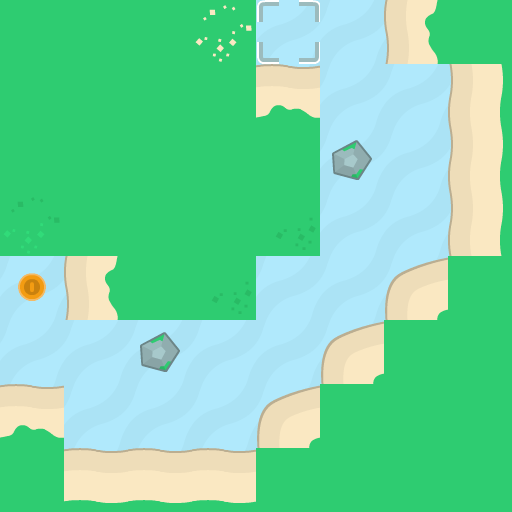

Below is a game level as drawn by its tile map, then a one-line description and the .tmx file that defines it, in full:
An orthogonal 8x8 tile map with 64x64 px tiles, 3 tile layers (background, walls, objects).

<map version="1.10" tiledversion="1.11.2" orientation="orthogonal" renderorder="right-down" width="8" height="8" tilewidth="64" tileheight="64" infinite="0" nextlayerid="5" nextobjectid="1">
 <properties>
  <property name="character_bottom" value="[[16,0]]" />
  <property name="character_left" value="[[16,3]]" />
  <property name="character_right" value="[[16,2]]" />
  <property name="character_top" value="[[16,1]]" />
 </properties>
 <tileset firstgid="1" source="tiles_sheet.tsx" />
 <layer id="4" name="background" width="8" height="8">
  <data encoding="csv">
77,77,77,77,77,77,77,77,
77,77,77,77,77,77,77,77,
77,77,77,77,77,77,77,77,
77,77,77,77,77,77,77,77,
77,77,77,77,77,77,77,77,
77,77,77,77,77,77,77,77,
77,77,77,77,77,77,77,77,
77,77,77,77,77,77,77,77
</data>
 </layer>
 <layer id="1" name="walls" width="8" height="8">
  <data encoding="csv">
24,24,24,25,0,0,40,24,
24,24,24,24,8,0,0,23,
24,24,24,24,24,71,0,23,
41,24,24,24,42,0,0,23,
0,40,24,42,0,0,6,24,
0,0,71,0,0,6,24,24,
8,0,0,0,6,24,24,24,
24,7,7,7,24,24,24,24
</data>
 </layer>
 <layer id="3" name="objects" width="8" height="8">
  <data encoding="csv">
0,0,0,0,102,0,0,0,
0,0,0,0,0,0,0,0,
0,0,0,0,0,0,0,0,
0,0,0,0,0,0,0,0,
85,0,0,0,0,0,0,0,
0,0,0,0,0,0,0,0,
0,0,0,0,0,0,0,0,
0,0,0,0,0,0,0,0
</data>
 </layer>
</map>
